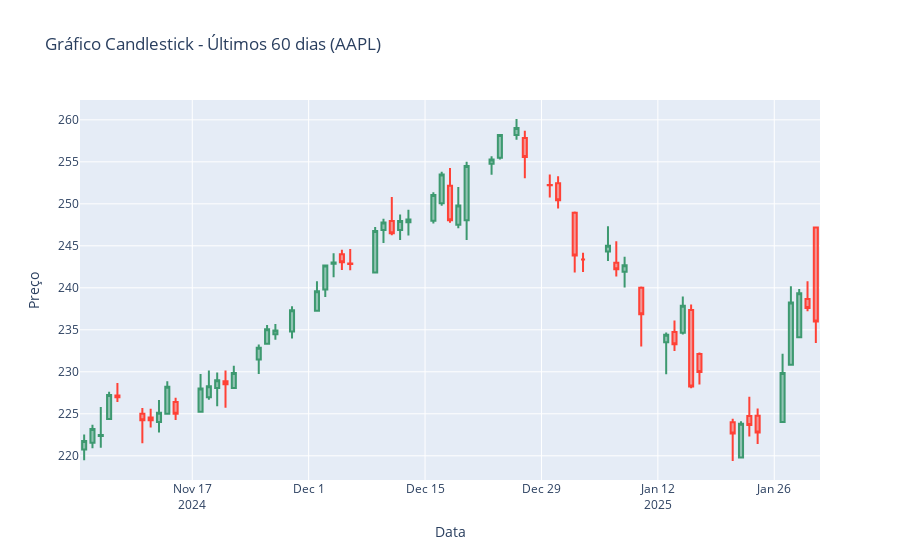

The notebook cell saved with this chart:
### Markdown cell above
#### 3. Gráfico de *candlestick*
1. Selecione o período dos últimos 60 dias (corridos) para um dos ativos da sua base
2. Monte um gráfico de *candlestick* para esses dados.

### Code cell
import plotly.graph_objects as go

# Escolher um ativo para o gráfico (exemplo: AAPL)
ativo = "AAPL"

# Filtrar os últimos 60 dias
df_candlestick = dados_ativos[ativo].iloc[-60:]

# Criar o gráfico Candlestick
fig = go.Figure(data=[go.Candlestick(
    x=df_candlestick.index,
    open=df_candlestick["Open"],
    high=df_candlestick["High"],
    low=df_candlestick["Low"],
    close=df_candlestick["Close"],
    name=ativo
)])

fig.update_layout(
    title=f"Gráfico Candlestick - Últimos 60 dias ({ativo})",
    xaxis_title="Data",
    yaxis_title="Preço",
    xaxis_rangeslider_visible=False
)

fig.show()
